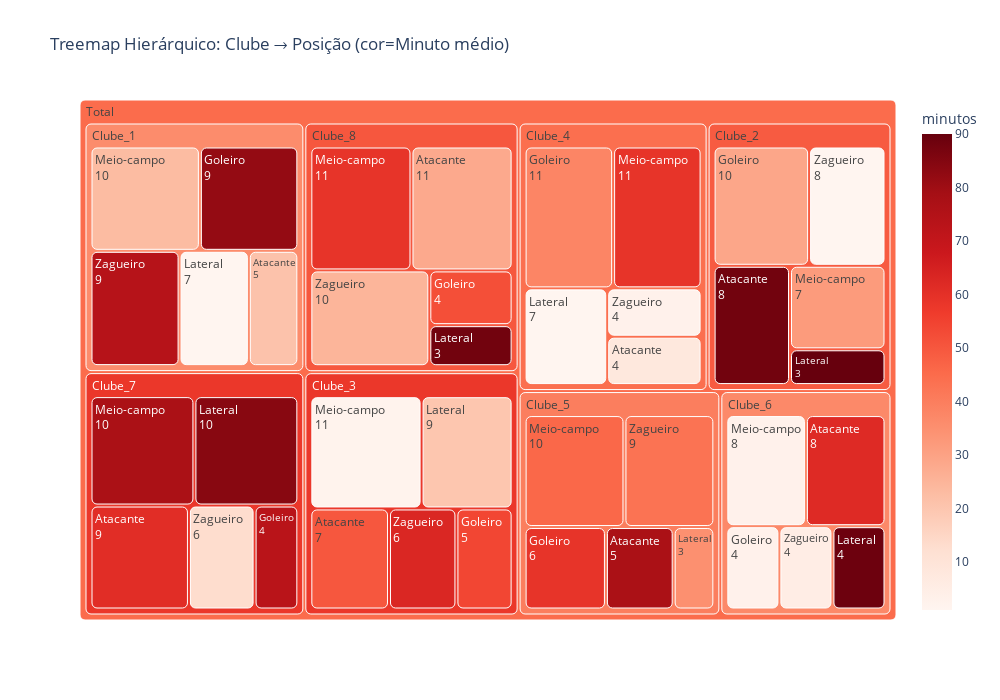

Notebook source saved alongside this figure:
### Code cell
import plotly.graph_objects as go
import pandas as pd
import numpy as np
from scipy.spatial import distance

# Dados hierárquicos para circle packing
np.random.seed(42)

ids = ['Total']
labels = ['Total']
parents = ['']
values = [0]
minutos = [45]

clubes = [f'Clube_{i}' for i in range(1, 9)]
posicoes = ['Goleiro', 'Zagueiro', 'Meio-campo', 'Atacante', 'Lateral']

# Adicionar clubes
for clube in clubes:
    ids.append(clube)
    labels.append(clube)
    parents.append('Total')
    values.append(0)
    minutos.append(np.random.randint(30, 60))

# Adicionar posições dentro de clubes
for clube in clubes:
    for posicao in posicoes:
        id_pos = f'{clube}_{posicao}'
        ids.append(id_pos)
        labels.append(posicao)
        parents.append(clube)
        values.append(np.random.randint(3, 12))
        minutos.append(np.random.randint(0, 91))

df_pack = pd.DataFrame({
    'ids': ids,
    'labels': labels,
    'parents': parents,
    'values': values,
    'minutos': minutos
})

# Usar treemap como alternativa (circle packing não está diretamente em plotly)
fig = px.treemap(df_pack,
                 ids='ids',
                 names='labels',
                 parents='parents',
                 values='values',
                 color='minutos',
                 color_continuous_scale='Reds',
                 title='Treemap Hierárquico: Clube → Posição (cor=Minuto médio)',
                 hover_data=['values', 'minutos'])

fig.update_traces(textinfo='label+value', marker=dict(cornerradius=5))
fig.update_layout(height=700, width=1000)
fig.show()

### Figure 1 — Plotly figure (JSON) as saved in the notebook; plotly's stock layout.template omitted (floating-point values rounded to 4 significant figures)
{"data": [{"customdata": [[0, 45], [0, 36], [0, 49], [0, 58], [0, 44], [0, 40], [0, 37], [0, 58], [0, 50], [9, 82], [9, 74], [10, 23], [5, 21], [7, 1], [10, 29], [8, 1], [7, 32], [8, 88], [3, 90], [5, 54], [6, 63], [11, 2], [7, 50], [9, 20], [11, 38], [4, 3], [11, 59], [4, 8], [7, 1], [6, 59], [9, 43], [10, 46], [5, 77], [3, 35], [4, 3], [4, 5], [8, 3], [8, 62], [4, 89], [4, 73], [6, 13], [10, 77], [9, 61], [10, 84], [4, 52], [10, 25], [11, 59], [11, 28], [3, 88]], "domain": {"x": [0, 1], "y": [0, 1]}, "hovertemplate": "labels=%{label}<br>value=%{value}<br>parent=%{parent}<br>id=%{id}<br>values=%{customdata[0]}<br>minutos=%{color}<extra></extra>", "ids": ["Total", "Clube_1", "Clube_2", "Clube_3", "Clube_4", "Clube_5", "Clube_6", "Clube_7", "Clube_8", "Clube_1_Goleiro", "Clube_1_Zagueiro", "Clube_1_Meio-campo", "Clube_1_Atacante", "Clube_1_Lateral", "Clube_2_Goleiro", "Clube_2_Zagueiro", "Clube_2_Meio-campo", "Clube_2_Atacante", "Clube_2_Lateral", "Clube_3_Goleiro", "Clube_3_Zagueiro", "Clube_3_Meio-campo", "Clube_3_Atacante", "Clube_3_Lateral", "Clube_4_Goleiro", "Clube_4_Zagueiro", "Clube_4_Meio-campo", "Clube_4_Atacante", "Clube_4_Lateral", "Clube_5_Goleiro", "Clube_5_Zagueiro", "Clube_5_Meio-campo", "Clube_5_Atacante", "Clube_5_Lateral", "Clube_6_Goleiro", "Clube_6_Zagueiro", "Clube_6_Meio-campo", "Clube_6_Atacante", "Clube_6_Lateral", "Clube_7_Goleiro", "Clube_7_Zagueiro", "Clube_7_Meio-campo", "Clube_7_Atacante", "Clube_7_Lateral", "Clube_8_Goleiro", "Clube_8_Zagueiro", "Clube_8_Meio-campo", "Clube_8_Atacante", "Clube_8_Lateral"], "labels": ["Total", "Clube_1", "Clube_2", "Clube_3", "Clube_4", "Clube_5", "Clube_6", "Clube_7", "Clube_8", "Goleiro", "Zagueiro", "Meio-campo", "Atacante", "Lateral", "Goleiro", "Zagueiro", "Meio-campo", "Atacante", "Lateral", "Goleiro", "Zagueiro", "Meio-campo", "Atacante", "Lateral", "Goleiro", "Zagueiro", "Meio-campo", "Atacante", "Lateral", "Goleiro", "Zagueiro", "Meio-campo", "Atacante", "Lateral", "Goleiro", "Zagueiro", "Meio-campo", "Atacante", "Lateral", "Goleiro", "Zagueiro", "Meio-campo", "Atacante", "Lateral", "Goleiro", "Zagueiro", "Meio-campo", "Atacante", "Lateral"], "marker": {"coloraxis": "coloraxis", "colors": [45, 36, 49, 58, 44, 40, 37, 58, 50, 82, 74, 23, 21, 1, 29, 1, 32, 88, 90, 54, 63, 2, 50, 20, 38, 3, 59, 8, 1, 59, 43, 46, 77, 35, 3, 5, 3, 62, 89, 73, 13, 77, 61, 84, 52, 25, 59, 28, 88], "cornerradius": 5}, "name": "", "parents": ["", "Total", "Total", "Total", "Total", "Total", "Total", "Total", "Total", "Clube_1", "Clube_1", "Clube_1", "Clube_1", "Clube_1", "Clube_2", "Clube_2", "Clube_2", "Clube_2", "Clube_2", "Clube_3", "Clube_3", "Clube_3", "Clube_3", "Clube_3", "Clube_4", "Clube_4", "Clube_4", "Clube_4", "Clube_4", "Clube_5", "Clube_5", "Clube_5", "Clube_5", "Clube_5", "Clube_6", "Clube_6", "Clube_6", "Clube_6", "Clube_6", "Clube_7", "Clube_7", "Clube_7", "Clube_7", "Clube_7", "Clube_8", "Clube_8", "Clube_8", "Clube_8", "Clube_8"], "textinfo": "label+value", "type": "treemap", "values": [0, 0, 0, 0, 0, 0, 0, 0, 0, 9, 9, 10, 5, 7, 10, 8, 7, 8, 3, 5, 6, 11, 7, 9, 11, 4, 11, 4, 7, 6, 9, 10, 5, 3, 4, 4, 8, 8, 4, 4, 6, 10, 9, 10, 4, 10, 11, 11, 3]}], "layout": {"coloraxis": {"colorbar": {"title": {"text": "minutos"}}, "colorscale": [[0, "rgb(255,245,240)"], [0.125, "rgb(254,224,210)"], [0.25, "rgb(252,187,161)"], [0.375, "rgb(252,146,114)"], [0.5, "rgb(251,106,74)"], [0.625, "rgb(239,59,44)"], [0.75, "rgb(203,24,29)"], [0.875, "rgb(165,15,21)"], [1, "rgb(103,0,13)"]]}, "height": 700, "legend": {"tracegroupgap": 0}, "title": {"text": "Treemap Hierárquico: Clube → Posição (cor=Minuto médio)"}, "width": 1000}}
